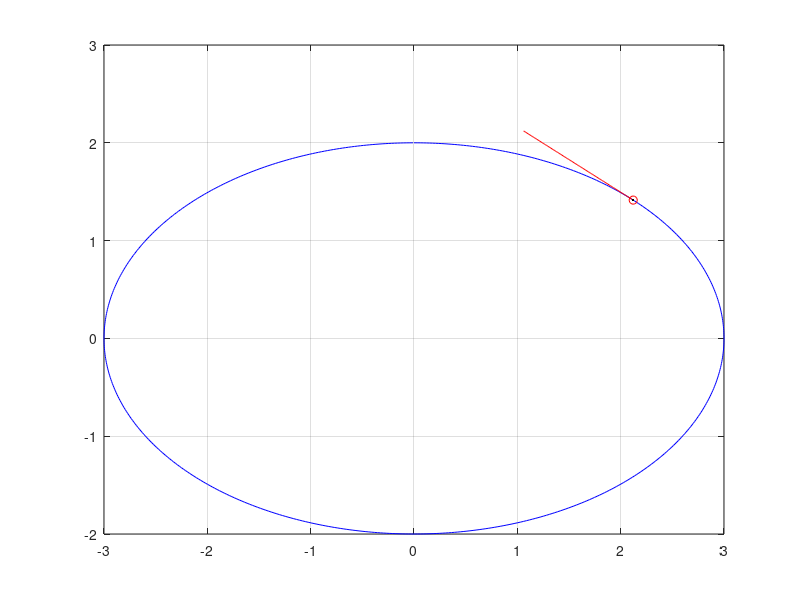

MATLAB code to generate this figure:
clc
clear all
t=0:0.01:2*pi;
x=3*sin(t);
y=2*cos(t);
pt=[3*cos(pi/4),2*sin(pi/4)];

T=[-1.5*sin(pi/4),cos(pi/4)]
N=[-cos(pi/4),-sin(pi/4)];
t1=0:0.01:1;
it(:,1)=pt(:,1)+t1*T(:,1);
it(:,2)=pt(:,2)+t1*T(:,2);
in(:,1)=pt(:,1)+t1*N(:,1);
in(:,2)=pt(:,2)+t1*N(:,2);
plot(x,y,'b');
grid on 
hold on 
line(it(:,1),it(:,2),'Color','red')
plot(pt(1,1),pt(1,2),'r:o');
plot(in(1,1),in(1,2),'Color','black');
